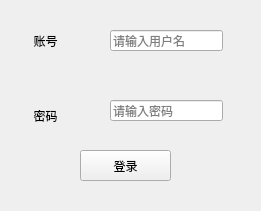
<?xml version="1.0" encoding="UTF-8"?>
<ui version="4.0">
 <class>Form</class>
 <widget class="QWidget" name="Form">
  <property name="geometry">
   <rect>
    <x>0</x>
    <y>0</y>
    <width>261</width>
    <height>211</height>
   </rect>
  </property>
  <property name="windowTitle">
   <string>登录框</string>
  </property>
  <widget class="QLabel" name="label">
   <property name="geometry">
    <rect>
     <x>0</x>
     <y>20</y>
     <width>91</width>
     <height>41</height>
    </rect>
   </property>
   <property name="text">
    <string>账号</string>
   </property>
   <property name="alignment">
    <set>Qt::AlignmentFlag::AlignCenter</set>
   </property>
  </widget>
  <widget class="QLabel" name="label_2">
   <property name="geometry">
    <rect>
     <x>0</x>
     <y>90</y>
     <width>91</width>
     <height>51</height>
    </rect>
   </property>
   <property name="text">
    <string>密码</string>
   </property>
   <property name="alignment">
    <set>Qt::AlignmentFlag::AlignCenter</set>
   </property>
  </widget>
  <widget class="QLineEdit" name="lineEdit">
   <property name="geometry">
    <rect>
     <x>110</x>
     <y>30</y>
     <width>113</width>
     <height>21</height>
    </rect>
   </property>
   <property name="text">
    <string/>
   </property>
   <property name="placeholderText">
    <string>请输入用户名</string>
   </property>
  </widget>
  <widget class="QLineEdit" name="lineEdit_2">
   <property name="geometry">
    <rect>
     <x>110</x>
     <y>100</y>
     <width>113</width>
     <height>21</height>
    </rect>
   </property>
   <property name="text">
    <string/>
   </property>
   <property name="placeholderText">
    <string>请输入密码</string>
   </property>
  </widget>
  <widget class="QPushButton" name="pushButton">
   <property name="geometry">
    <rect>
     <x>80</x>
     <y>150</y>
     <width>91</width>
     <height>31</height>
    </rect>
   </property>
   <property name="text">
    <string>登录</string>
   </property>
  </widget>
 </widget>
 <resources/>
 <connections/>
</ui>
